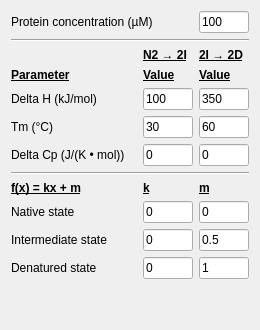
       <widget class="QWidget" name="model3_2">
        <attribute name="title">
         <string>N2 → 2I → 2D</string>
        </attribute>
        <layout class="QVBoxLayout" name="verticalLayout_18">
         <item>
          <layout class="QHBoxLayout" name="horizontalLayout_13">
           <item>
            <widget class="QLabel" name="label_55">
             <property name="text">
              <string>Protein concentration (µM)</string>
             </property>
            </widget>
           </item>
           <item>
            <widget class="QLineEdit" name="conc3">
             <property name="sizePolicy">
              <sizepolicy hsizetype="Fixed" vsizetype="Fixed">
               <horstretch>0</horstretch>
               <verstretch>0</verstretch>
              </sizepolicy>
             </property>
             <property name="minimumSize">
              <size>
               <width>50</width>
               <height>0</height>
              </size>
             </property>
             <property name="maximumSize">
              <size>
               <width>50</width>
               <height>16777215</height>
              </size>
             </property>
             <property name="text">
              <string>100</string>
             </property>
            </widget>
           </item>
          </layout>
         </item>
         <item>
          <widget class="Line" name="line_22">
           <property name="orientation">
            <enum>Qt::Horizontal</enum>
           </property>
          </widget>
         </item>
         <item>
          <layout class="QGridLayout" name="gridLayout_10">
           <item row="0" column="1">
            <widget class="QLabel" name="label_146">
             <property name="font">
              <font>
               <weight>75</weight>
               <bold>true</bold>
               <underline>true</underline>
              </font>
             </property>
             <property name="text">
              <string>N2 → 2I</string>
             </property>
            </widget>
           </item>
           <item row="0" column="2">
            <widget class="QLabel" name="label_153">
             <property name="font">
              <font>
               <weight>75</weight>
               <bold>true</bold>
               <underline>true</underline>
              </font>
             </property>
             <property name="text">
              <string>2I → 2D</string>
             </property>
            </widget>
           </item>
           <item row="1" column="0">
            <widget class="QLabel" name="label_154">
             <property name="maximumSize">
              <size>
               <width>135</width>
               <height>16777215</height>
              </size>
             </property>
             <property name="font">
              <font>
               <weight>75</weight>
               <bold>true</bold>
               <underline>true</underline>
              </font>
             </property>
             <property name="text">
              <string>Parameter</string>
             </property>
            </widget>
           </item>
           <item row="1" column="1">
            <widget class="QLabel" name="label_155">
             <property name="font">
              <font>
               <weight>75</weight>
               <bold>true</bold>
               <underline>true</underline>
              </font>
             </property>
             <property name="text">
              <string>Value</string>
             </property>
            </widget>
           </item>
           <item row="1" column="2">
            <widget class="QLabel" name="label_157">
             <property name="font">
              <font>
               <weight>75</weight>
               <bold>true</bold>
               <underline>true</underline>
              </font>
             </property>
             <property name="text">
              <string>Value</string>
             </property>
            </widget>
           </item>
           <item row="2" column="0">
            <widget class="QLabel" name="lh3">
             <property name="minimumSize">
              <size>
               <width>126</width>
               <height>0</height>
              </size>
             </property>
             <property name="text">
              <string>Delta H (kJ/mol)</string>
             </property>
            </widget>
           </item>
           <item row="2" column="1">
            <widget class="QLineEdit" name="delta3n">
             <property name="sizePolicy">
              <sizepolicy hsizetype="Fixed" vsizetype="Fixed">
               <horstretch>0</horstretch>
               <verstretch>0</verstretch>
              </sizepolicy>
             </property>
             <property name="minimumSize">
              <size>
               <width>50</width>
               <height>0</height>
              </size>
             </property>
             <property name="maximumSize">
              <size>
               <width>50</width>
               <height>16777215</height>
              </size>
             </property>
             <property name="text">
              <string>100</string>
             </property>
            </widget>
           </item>
           <item row="2" column="2">
            <widget class="QLineEdit" name="delta3i">
             <property name="sizePolicy">
              <sizepolicy hsizetype="Fixed" vsizetype="Fixed">
               <horstretch>0</horstretch>
               <verstretch>0</verstretch>
              </sizepolicy>
             </property>
             <property name="minimumSize">
              <size>
               <width>50</width>
               <height>0</height>
              </size>
             </property>
             <property name="maximumSize">
              <size>
               <width>50</width>
               <height>16777215</height>
              </size>
             </property>
             <property name="text">
              <string>350</string>
             </property>
            </widget>
           </item>
           <item row="3" column="0">
            <widget class="QLabel" name="ltm3">
             <property name="minimumSize">
              <size>
               <width>126</width>
               <height>0</height>
              </size>
             </property>
             <property name="text">
              <string>Tm (°C)</string>
             </property>
            </widget>
           </item>
           <item row="3" column="1">
            <widget class="QLineEdit" name="tm3n">
             <property name="sizePolicy">
              <sizepolicy hsizetype="Fixed" vsizetype="Fixed">
               <horstretch>0</horstretch>
               <verstretch>0</verstretch>
              </sizepolicy>
             </property>
             <property name="minimumSize">
              <size>
               <width>50</width>
               <height>0</height>
              </size>
             </property>
             <property name="maximumSize">
              <size>
               <width>50</width>
               <height>16777215</height>
              </size>
             </property>
             <property name="text">
              <string>30</string>
             </property>
            </widget>
           </item>
           <item row="3" column="2">
            <widget class="QLineEdit" name="tm3i">
             <property name="sizePolicy">
              <sizepolicy hsizetype="Fixed" vsizetype="Fixed">
               <horstretch>0</horstretch>
               <verstretch>0</verstretch>
              </sizepolicy>
             </property>
             <property name="minimumSize">
              <size>
               <width>50</width>
               <height>0</height>
              </size>
             </property>
             <property name="maximumSize">
              <size>
               <width>50</width>
               <height>16777215</height>
              </size>
             </property>
             <property name="text">
              <string>60</string>
             </property>
            </widget>
           </item>
           <item row="4" column="0">
            <widget class="QLabel" name="lcp3">
             <property name="minimumSize">
              <size>
               <width>126</width>
               <height>0</height>
              </size>
             </property>
             <property name="text">
              <string>Delta Cp (J/(K • mol))</string>
             </property>
            </widget>
           </item>
           <item row="4" column="1">
            <widget class="QLineEdit" name="cp3n">
             <property name="sizePolicy">
              <sizepolicy hsizetype="Fixed" vsizetype="Fixed">
               <horstretch>0</horstretch>
               <verstretch>0</verstretch>
              </sizepolicy>
             </property>
             <property name="minimumSize">
              <size>
               <width>50</width>
               <height>0</height>
              </size>
             </property>
             <property name="maximumSize">
              <size>
               <width>50</width>
               <height>16777215</height>
              </size>
             </property>
             <property name="text">
              <string>0</string>
             </property>
            </widget>
           </item>
           <item row="4" column="2">
            <widget class="QLineEdit" name="cp3i">
             <property name="sizePolicy">
              <sizepolicy hsizetype="Fixed" vsizetype="Fixed">
               <horstretch>0</horstretch>
               <verstretch>0</verstretch>
              </sizepolicy>
             </property>
             <property name="minimumSize">
              <size>
               <width>50</width>
               <height>0</height>
              </size>
             </property>
             <property name="maximumSize">
              <size>
               <width>50</width>
               <height>16777215</height>
              </size>
             </property>
             <property name="text">
              <string>0</string>
             </property>
            </widget>
           </item>
          </layout>
         </item>
         <item>
          <widget class="Line" name="line_24">
           <property name="orientation">
            <enum>Qt::Horizontal</enum>
           </property>
          </widget>
         </item>
         <item>
          <layout class="QGridLayout" name="gridLayout_12">
           <item row="0" column="0">
            <widget class="QLabel" name="label_56">
             <property name="minimumSize">
              <size>
               <width>78</width>
               <height>0</height>
              </size>
             </property>
             <property name="font">
              <font>
               <weight>75</weight>
               <bold>true</bold>
               <underline>true</underline>
              </font>
             </property>
             <property name="text">
              <string>f(x) = kx + m</string>
             </property>
            </widget>
           </item>
           <item row="0" column="1">
            <widget class="QLabel" name="label_57">
             <property name="font">
              <font>
               <weight>75</weight>
               <bold>true</bold>
               <underline>true</underline>
              </font>
             </property>
             <property name="text">
              <string>k</string>
             </property>
            </widget>
           </item>
           <item row="0" column="2">
            <widget class="QLabel" name="label_59">
             <property name="font">
              <font>
               <weight>75</weight>
               <bold>true</bold>
               <underline>true</underline>
              </font>
             </property>
             <property name="text">
              <string>m</string>
             </property>
            </widget>
           </item>
           <item row="1" column="0">
            <widget class="QLabel" name="label_165">
             <property name="minimumSize">
              <size>
               <width>126</width>
               <height>0</height>
              </size>
             </property>
             <property name="text">
              <string>Native state</string>
             </property>
            </widget>
           </item>
           <item row="1" column="1">
            <widget class="QLineEdit" name="kn3">
             <property name="sizePolicy">
              <sizepolicy hsizetype="Fixed" vsizetype="Fixed">
               <horstretch>0</horstretch>
               <verstretch>0</verstretch>
              </sizepolicy>
             </property>
             <property name="minimumSize">
              <size>
               <width>50</width>
               <height>0</height>
              </size>
             </property>
             <property name="maximumSize">
              <size>
               <width>50</width>
               <height>16777215</height>
              </size>
             </property>
             <property name="text">
              <string>0</string>
             </property>
            </widget>
           </item>
           <item row="1" column="2">
            <widget class="QLineEdit" name="mn3">
             <property name="sizePolicy">
              <sizepolicy hsizetype="Fixed" vsizetype="Fixed">
               <horstretch>0</horstretch>
               <verstretch>0</verstretch>
              </sizepolicy>
             </property>
             <property name="minimumSize">
              <size>
               <width>50</width>
               <height>0</height>
              </size>
             </property>
             <property name="maximumSize">
              <size>
               <width>50</width>
               <height>16777215</height>
              </size>
             </property>
             <property name="text">
              <string>0</string>
             </property>
            </widget>
           </item>
           <item row="2" column="0">
            <widget class="QLabel" name="label_166">
             <property name="minimumSize">
              <size>
               <width>126</width>
               <height>0</height>
              </size>
             </property>
             <property name="text">
              <string>Intermediate state</string>
             </property>
            </widget>
           </item>
           <item row="2" column="1">
            <widget class="QLineEdit" name="ki3">
             <property name="sizePolicy">
              <sizepolicy hsizetype="Fixed" vsizetype="Fixed">
               <horstretch>0</horstretch>
               <verstretch>0</verstretch>
              </sizepolicy>
             </property>
             <property name="minimumSize">
              <size>
               <width>50</width>
               <height>0</height>
              </size>
             </property>
             <property name="maximumSize">
              <size>
               <width>50</width>
               <height>16777215</height>
              </size>
             </property>
             <property name="text">
              <string>0</string>
             </property>
            </widget>
           </item>
           <item row="2" column="2">
            <widget class="QLineEdit" name="mi3">
             <property name="sizePolicy">
              <sizepolicy hsizetype="Fixed" vsizetype="Fixed">
               <horstretch>0</horstretch>
               <verstretch>0</verstretch>
              </sizepolicy>
             </property>
             <property name="minimumSize">
              <size>
               <width>50</width>
               <height>0</height>
              </size>
             </property>
             <property name="maximumSize">
              <size>
               <width>50</width>
               <height>16777215</height>
              </size>
             </property>
             <property name="text">
              <string>0.5</string>
             </property>
            </widget>
           </item>
           <item row="3" column="0">
            <widget class="QLabel" name="label_167">
             <property name="minimumSize">
              <size>
               <width>126</width>
               <height>0</height>
              </size>
             </property>
             <property name="text">
              <string>Denatured state</string>
             </property>
            </widget>
           </item>
           <item row="3" column="1">
            <widget class="QLineEdit" name="kd3">
             <property name="sizePolicy">
              <sizepolicy hsizetype="Fixed" vsizetype="Fixed">
               <horstretch>0</horstretch>
               <verstretch>0</verstretch>
              </sizepolicy>
             </property>
             <property name="minimumSize">
              <size>
               <width>50</width>
               <height>0</height>
              </size>
             </property>
             <property name="maximumSize">
              <size>
               <width>50</width>
               <height>16777215</height>
              </size>
             </property>
             <property name="text">
              <string>0</string>
             </property>
            </widget>
           </item>
           <item row="3" column="2">
            <widget class="QLineEdit" name="md3">
             <property name="sizePolicy">
              <sizepolicy hsizetype="Fixed" vsizetype="Fixed">
               <horstretch>0</horstretch>
               <verstretch>0</verstretch>
              </sizepolicy>
             </property>
             <property name="minimumSize">
              <size>
               <width>50</width>
               <height>0</height>
              </size>
             </property>
             <property name="maximumSize">
              <size>
               <width>50</width>
               <height>16777215</height>
              </size>
             </property>
             <property name="text">
              <string>1</string>
             </property>
            </widget>
           </item>
          </layout>
         </item>
         <item>
          <spacer name="verticalSpacer_4">
           <property name="orientation">
            <enum>Qt::Vertical</enum>
           </property>
           <property name="sizeHint" stdset="0">
            <size>
             <width>20</width>
             <height>40</height>
            </size>
           </property>
          </spacer>
         </item>
        </layout>
       </widget>
